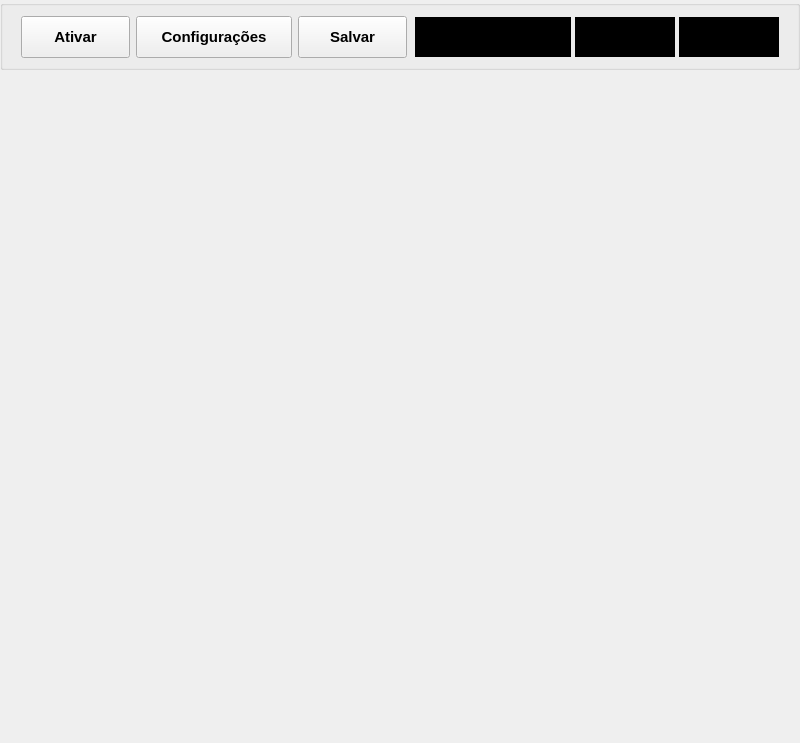
<?xml version="1.0" encoding="UTF-8"?>
<ui version="4.0">
 <author>Fernando Rodrigues</author>
 <class>Widget</class>
 <widget class="QWidget" name="Widget">
  <property name="geometry">
   <rect>
    <x>0</x>
    <y>0</y>
    <width>800</width>
    <height>743</height>
   </rect>
  </property>
  <property name="windowTitle">
   <string>Widget</string>
  </property>
  <widget class="QWidget" name="formLayoutWidget">
   <property name="geometry">
    <rect>
     <x>20</x>
     <y>80</y>
     <width>761</width>
     <height>661</height>
    </rect>
   </property>
   <layout class="QFormLayout" name="formLayout">
    <property name="sizeConstraint">
     <enum>QLayout::SizeConstraint::SetNoConstraint</enum>
    </property>
    <property name="fieldGrowthPolicy">
     <enum>QFormLayout::FieldGrowthPolicy::AllNonFixedFieldsGrow</enum>
    </property>
    <property name="formAlignment">
     <set>Qt::AlignmentFlag::AlignLeading|Qt::AlignmentFlag::AlignLeft|Qt::AlignmentFlag::AlignVCenter</set>
    </property>
    <property name="horizontalSpacing">
     <number>6</number>
    </property>
    <property name="verticalSpacing">
     <number>9</number>
    </property>
    <property name="topMargin">
     <number>0</number>
    </property>
    <property name="bottomMargin">
     <number>0</number>
    </property>
   </layout>
  </widget>
  <widget class="QGroupBox" name="groupBox">
   <property name="geometry">
    <rect>
     <x>0</x>
     <y>0</y>
     <width>800</width>
     <height>70</height>
    </rect>
   </property>
   <property name="autoFillBackground">
    <bool>true</bool>
   </property>
   <layout class="QGridLayout" name="gridLayout_3">
    <property name="leftMargin">
     <number>18</number>
    </property>
    <property name="topMargin">
     <number>2</number>
    </property>
    <property name="rightMargin">
     <number>18</number>
    </property>
    <property name="bottomMargin">
     <number>0</number>
    </property>
    <item row="0" column="0">
     <layout class="QHBoxLayout" name="horizontalLayout" stretch="1,0">
      <property name="spacing">
       <number>8</number>
      </property>
      <item>
       <layout class="QGridLayout" name="gridLayout_2">
        <property name="horizontalSpacing">
         <number>6</number>
        </property>
        <item row="0" column="0">
         <widget class="QPushButton" name="pushButton_1">
          <property name="minimumSize">
           <size>
            <width>0</width>
            <height>42</height>
           </size>
          </property>
          <property name="font">
           <font>
            <pointsize>11</pointsize>
            <bold>true</bold>
           </font>
          </property>
          <property name="autoFillBackground">
           <bool>true</bool>
          </property>
          <property name="styleSheet">
           <string notr="true"/>
          </property>
          <property name="text">
           <string>Ativar</string>
          </property>
          <property name="autoExclusive">
           <bool>true</bool>
          </property>
         </widget>
        </item>
        <item row="0" column="1">
         <widget class="QPushButton" name="pushButton_2">
          <property name="minimumSize">
           <size>
            <width>156</width>
            <height>42</height>
           </size>
          </property>
          <property name="font">
           <font>
            <pointsize>11</pointsize>
            <bold>true</bold>
           </font>
          </property>
          <property name="autoFillBackground">
           <bool>true</bool>
          </property>
          <property name="styleSheet">
           <string notr="true"/>
          </property>
          <property name="text">
           <string>Configurações</string>
          </property>
          <property name="autoExclusive">
           <bool>true</bool>
          </property>
         </widget>
        </item>
        <item row="0" column="2">
         <widget class="QPushButton" name="pushButton_3">
          <property name="minimumSize">
           <size>
            <width>0</width>
            <height>42</height>
           </size>
          </property>
          <property name="font">
           <font>
            <pointsize>11</pointsize>
            <bold>true</bold>
           </font>
          </property>
          <property name="focusPolicy">
           <enum>Qt::FocusPolicy::ClickFocus</enum>
          </property>
          <property name="autoFillBackground">
           <bool>true</bool>
          </property>
          <property name="styleSheet">
           <string notr="true"/>
          </property>
          <property name="text">
           <string>Salvar</string>
          </property>
          <property name="autoExclusive">
           <bool>true</bool>
          </property>
         </widget>
        </item>
       </layout>
      </item>
      <item>
       <layout class="QGridLayout" name="gridLayout" rowstretch="0" columnstretch="0,0,0">
        <property name="horizontalSpacing">
         <number>4</number>
        </property>
        <property name="verticalSpacing">
         <number>6</number>
        </property>
        <item row="0" column="0" alignment="Qt::AlignmentFlag::AlignLeft|Qt::AlignmentFlag::AlignVCenter">
         <widget class="QLCDNumber" name="lcdNumber_1">
          <property name="sizePolicy">
           <sizepolicy hsizetype="Preferred" vsizetype="Preferred">
            <horstretch>0</horstretch>
            <verstretch>0</verstretch>
           </sizepolicy>
          </property>
          <property name="minimumSize">
           <size>
            <width>156</width>
            <height>40</height>
           </size>
          </property>
          <property name="font">
           <font>
            <family>Verdana</family>
            <pointsize>6</pointsize>
            <italic>false</italic>
            <bold>false</bold>
           </font>
          </property>
          <property name="toolTip">
           <string extracomment="Horário atual"/>
          </property>
          <property name="autoFillBackground">
           <bool>false</bool>
          </property>
          <property name="styleSheet">
           <string notr="true">background-color: rgb(0, 0, 0);</string>
          </property>
          <property name="frameShape">
           <enum>QFrame::Shape::Box</enum>
          </property>
          <property name="frameShadow">
           <enum>QFrame::Shadow::Plain</enum>
          </property>
          <property name="lineWidth">
           <number>1</number>
          </property>
          <property name="digitCount">
           <number>8</number>
          </property>
          <property name="segmentStyle">
           <enum>QLCDNumber::SegmentStyle::Flat</enum>
          </property>
         </widget>
        </item>
        <item row="0" column="1" alignment="Qt::AlignmentFlag::AlignHCenter|Qt::AlignmentFlag::AlignVCenter">
         <widget class="QLCDNumber" name="lcdNumber_2">
          <property name="minimumSize">
           <size>
            <width>100</width>
            <height>40</height>
           </size>
          </property>
          <property name="maximumSize">
           <size>
            <width>90</width>
            <height>30</height>
           </size>
          </property>
          <property name="font">
           <font>
            <family>Verdana</family>
            <pointsize>8</pointsize>
            <italic>false</italic>
            <bold>false</bold>
           </font>
          </property>
          <property name="toolTip">
           <string extracomment="Horário de envio parcial"/>
          </property>
          <property name="autoFillBackground">
           <bool>false</bool>
          </property>
          <property name="styleSheet">
           <string notr="true">background-color: rgb(0, 0, 0);</string>
          </property>
          <property name="frameShape">
           <enum>QFrame::Shape::NoFrame</enum>
          </property>
          <property name="frameShadow">
           <enum>QFrame::Shadow::Plain</enum>
          </property>
          <property name="lineWidth">
           <number>2</number>
          </property>
          <property name="segmentStyle">
           <enum>QLCDNumber::SegmentStyle::Flat</enum>
          </property>
         </widget>
        </item>
        <item row="0" column="2" alignment="Qt::AlignmentFlag::AlignHCenter|Qt::AlignmentFlag::AlignVCenter">
         <widget class="QLCDNumber" name="lcdNumber_3">
          <property name="minimumSize">
           <size>
            <width>100</width>
            <height>40</height>
           </size>
          </property>
          <property name="maximumSize">
           <size>
            <width>90</width>
            <height>30</height>
           </size>
          </property>
          <property name="font">
           <font>
            <family>Verdana</family>
            <pointsize>8</pointsize>
            <italic>false</italic>
            <bold>false</bold>
           </font>
          </property>
          <property name="toolTip">
           <string extracomment="Horário de envio diário"/>
          </property>
          <property name="whatsThis">
           <string extracomment="Horário de envio diário"/>
          </property>
          <property name="autoFillBackground">
           <bool>false</bool>
          </property>
          <property name="styleSheet">
           <string notr="true">background-color: rgb(0, 0, 0);</string>
          </property>
          <property name="frameShape">
           <enum>QFrame::Shape::NoFrame</enum>
          </property>
          <property name="frameShadow">
           <enum>QFrame::Shadow::Plain</enum>
          </property>
          <property name="lineWidth">
           <number>2</number>
          </property>
          <property name="segmentStyle">
           <enum>QLCDNumber::SegmentStyle::Flat</enum>
          </property>
         </widget>
        </item>
       </layout>
      </item>
     </layout>
    </item>
   </layout>
  </widget>
 </widget>
 <resources/>
 <connections/>
</ui>
